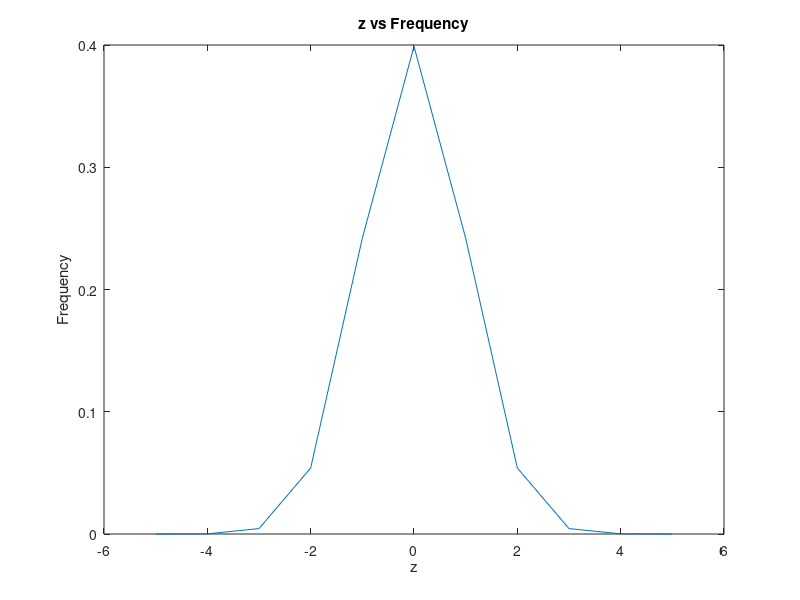

Recreate this plot in MATLAB.
%    f(z)=12??e?z2/2
z = [-5:1:5]
f = (1/(sqrt(2*pi)))*(exp(1).^((-z.^2)/2))
% need the dot because operators used are element by element on z.

plot(z,f)
xlabel('z')
ylabel('Frequency')
title('z vs Frequency')